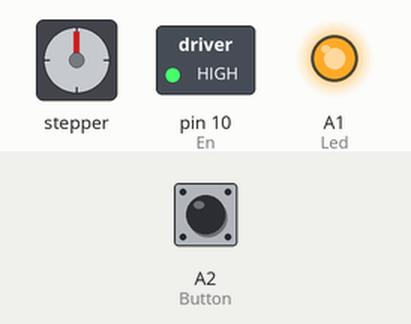
A sketch run on a simulated Arduino Uno, built with avr-gcc and run on an emulated ATmega328P. Parts: stepper motor, switched loads named in the sketch (green lamp = pin HIGH), output pins drawn as LEDs (lit = HIGH). Inputs (shaded band) come from the test bench; at power-on: A2 (Button) HIGH. Stepper angles assume 200 steps per turn.

Above: at 1.2 s.
1.3 s: A2 (Button) pulled LOW for 1 s
At 3.5 s:
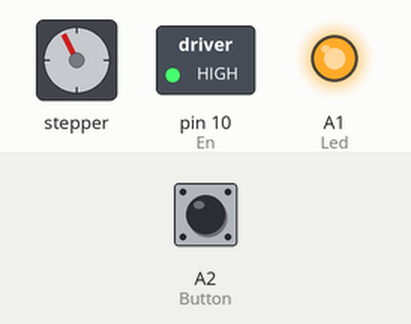
3.8 s: A2 (Button) pulled LOW for 0.15 s
At 4.3 s:
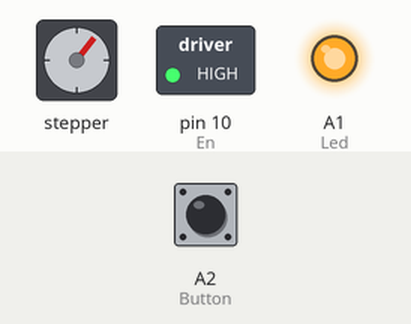
5.4 s: A2 (Button) pulled LOW for 0.15 s
At 6.7 s:
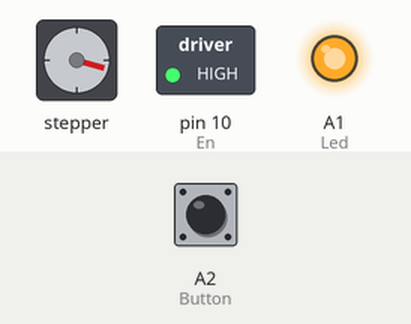
7.0 s: A2 (Button) pulled LOW for 3.2 s
At 10.9 s:
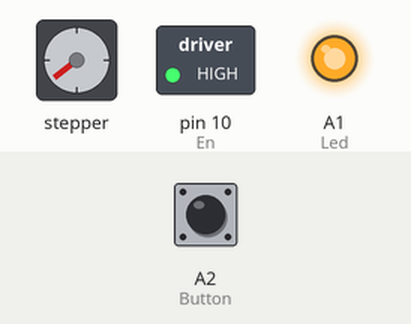
11.7 s: A2 (Button) pulled LOW for 0.15 s
At 12.7 s:
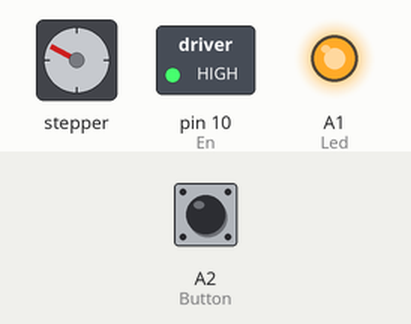
13.3 s: A2 (Button) pulled LOW for 1 s
At 15.2 s:
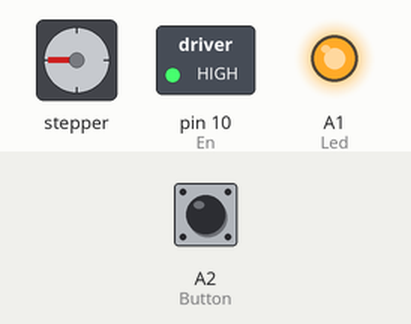
Timing chart, 0 to 16.7 s (numbered marks = the images above; inputs shaded):
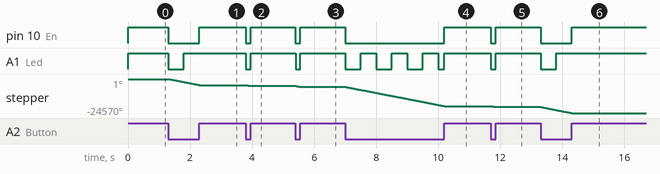

The sketch:

Probes.ino
```cpp
#include <AccelStepper.h>

// Definir pines
const int Button = A2;
const int Led = A1;
const int En = 10;
const int Stp = 9;
const int Dir = 8;

// Crear instancia de la librería AccelStepper (tipo DRIVER)
AccelStepper stepper(AccelStepper::DRIVER, Stp, Dir);

// Variables de control
bool motorRunning = false;
unsigned long previousMillis = 0;
const long interval = 500;  // Intervalo para el parpadeo del LED (en milisegundos)

void setup() {
  // Configurar pines
  pinMode(Button, INPUT_PULLUP);  // Botón con resistencia pull-up interna
  pinMode(Led, OUTPUT);           // LED
  pinMode(En, OUTPUT);            // Pin de Enable (habilitar motor)

  // Configuración inicial del motor
  stepper.setMaxSpeed(5000);      // Establecer velocidad máxima del motor
  stepper.setAcceleration(200);   // Establecer aceleración del motor

  // Inicialmente deshabilitar el motor
  digitalWrite(En, HIGH);         // Deshabilitar el motor (activo en LOW)

  // Indicar que el sistema está listo (LED encendido)
  digitalWrite(Led, HIGH);        // Encender LED de estado
}

void loop() {
  // Leer el estado del botón
  bool buttonState = digitalRead(Button);

  // Si el botón está presionado (LOW), arrancar el motor
  if (buttonState == LOW) {
    if (!motorRunning) {
      // Encender el motor y empezar a girar
      digitalWrite(En, LOW);         // Habilitar el motor (activo en LOW)
      stepper.setSpeed(-4000);         // Velocidad de giro constante
      motorRunning = true;
    }

    // Hacer que el motor gire continuamente
    stepper.runSpeed();

    // Parpadear el LED mientras el motor está en marcha
    blinkLed(interval);

  } else {
    if (motorRunning) {
      // Detener el motor cuando el botón no esté presionado
      digitalWrite(En, HIGH);         // Deshabilitar el motor
      motorRunning = false;

      // Dejar el LED encendido constante cuando el motor está parado
      digitalWrite(Led, HIGH);        // LED constante cuando el motor está parado
    }
  }
}

// Función para parpadear el LED cuando el motor está funcionando
void blinkLed(unsigned long interval) {
  unsigned long currentMillis = millis();

  if (currentMillis - previousMillis >= interval) {
    previousMillis = currentMillis;

    // Alternar el estado del LED
    int ledState = digitalRead(Led);
    digitalWrite(Led, !ledState);  // Cambiar entre encendido y apagado
  }
}
```

Measured:
- after the input at 1.3 s, pin 10 (En): HIGH → LOW at once, → HIGH 1.0 s later; A1 (Led): HIGH → LOW at once, → HIGH 0.50 s later; stepper: turns 4347° counter-clockwise in 1.0 s, starting at once
- after the input at 3.8 s, pin 10 (En), A1 (Led): HIGH → LOW at once, → HIGH 0.15 s later; stepper: turns 654° counter-clockwise in 0.15 s, starting at once
- after the input at 5.4 s, pin 10 (En), A1 (Led): HIGH → LOW at once, → HIGH 0.15 s later; stepper: turns 653° counter-clockwise in 0.15 s, starting at once
- after the input at 7.0 s, pin 10 (En): HIGH → LOW at once, → HIGH 3.2 s later; A1 (Led): goes 3 × (LOW 0.50 s, HIGH 0.50 s), LOW 0.20 s, then HIGH, starting at once; stepper: turns 13914° counter-clockwise in 3.2 s, starting at once
- after the input at 11.7 s, pin 10 (En), A1 (Led): HIGH → LOW at once, → HIGH 0.15 s later; stepper: turns 654° counter-clockwise in 0.15 s, starting at once
- after the input at 13.3 s, pin 10 (En): HIGH → LOW at once, → HIGH 1.0 s later; A1 (Led): HIGH → LOW at once, → HIGH 0.50 s later; stepper: turns 4348° counter-clockwise in 1.0 s, starting at once
